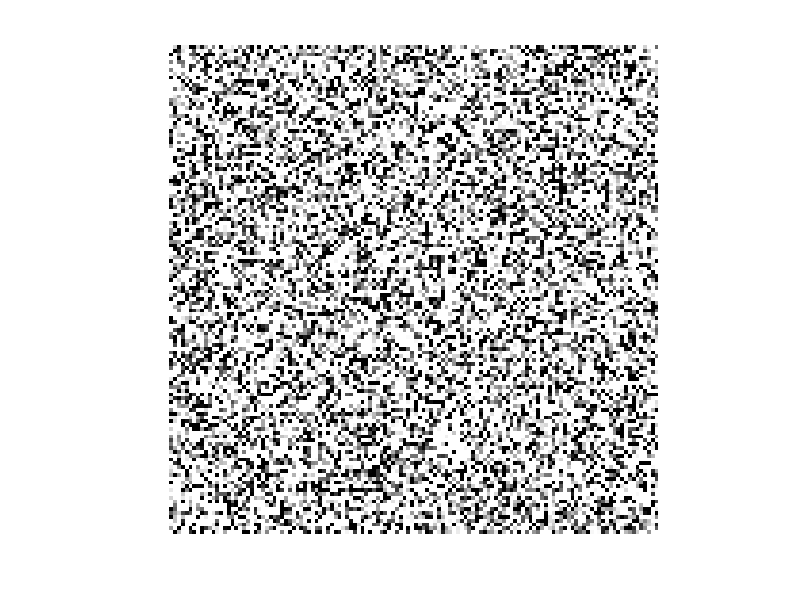

MATLAB code for this plot: (Note: this script raises an error after producing the figure.)
%%%%%%%%%%%%%%%%%%%%%%%%%%%%%%%%%%%%%%%%
%%
I = zeros(128,128)
J = imnoise(I,'gaussian',0,1)
J = imnoise(I,'gaussian',0.5,1)
J = imnoise(I,'gaussian',1,1)
imshow(J)
%%
J = EMSeg(J, 3)
imshow(J)
%%
clear;clc;close all;

%mex BoundMirrorExpand.cpp;
%mex BoundMirrorShrink.cpp;

I=imread('C:\Users\apanwar4\Documents\MATLAB\HMRF\seg.jpg');
Y=rgb2gray(I);
Z = edge(Y,'canny',0.75);

imwrite(uint8(Z*255),'edge.png');

Y=double(Y);
Y=gaussianBlur(Y,3);
imwrite(uint8(Y),'blurred image.png');

k=3;
EM_iter=10; % max num of iterations
MAP_iter=10; % max num of iterations

tic;
fprintf('Performing k-means segmentation\n');
[X, mu, sigma]= image_kmeans(Y,k);
imwrite(uint8(X*120),'initial labels.png');

[X, mu, sigma]=HMRF_EM(X,Y,Z,mu,sigma,k,EM_iter,MAP_iter);
imwrite(uint8(X*120),'final labels.png');
toc;